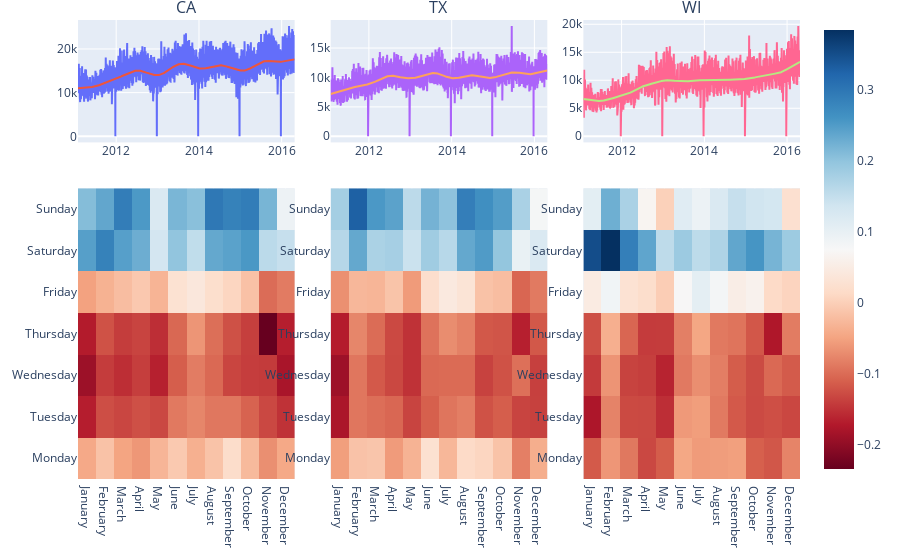

This figure's notebook cell:
### Markdown cell above
### Seasonality on sales per state

### Code cell
def plot_seasonality_state(df):
    df_plot = df.groupby(['date', 'state_id'], as_index=False).sold_qty.sum()
    lowess = sm.nonparametric.lowess
    
    fig = make_subplots(
        rows=3, cols=3, 
        specs=[[{}, {}, {}],
               [{'rowspan':2}, {'rowspan':2}, {'rowspan':2}],
               [None, None, None]],
        horizontal_spacing = 0.05,
        vertical_spacing = 0.1,
        subplot_titles=df_plot.state_id.unique()
    )
    
    for i, state in enumerate(df_plot.state_id.unique()):
        df_state = df_plot.loc[df_plot.state_id == state].copy()
        
        df_state['trend'] = lowess(df_state.sold_qty, df_state.date, frac=1./ 6, it=0, return_sorted=False)

        fig.add_trace(
            go.Scatter(
                x=df_state.date, y=df_state.sold_qty,
                mode='lines',
                name='sales',
                showlegend=False
            ),
            row=1, col=i+1
        )
        fig.add_trace(
            go.Scatter(
                x=df_state.date, y=df_state.trend,
                mode='lines',
                name='trend',
                showlegend=False
            ),
            row=1, col=i+1
        )
        
        df_state['relative_sales'] = (df_state.sold_qty - df_state.trend) / df_state.trend
        df_state['month'] = df_state.date.dt.month_name()
        df_state['wday'] = df_state.date.dt.day_name()
        df_heatmap = df_state.groupby(['month', 'wday'], as_index=False).relative_sales.mean().pivot(index='wday', columns='month', values='relative_sales')
        df_heatmap = df_heatmap.loc[
            ['Monday', 'Tuesday', 'Wednesday', 'Thursday', 'Friday', 'Saturday', 'Sunday'],
            ['January', 'February', 'March', 'April', 'May', 'June', 'July', 'August', 'September', 'October', 'November', 'December']
        ]

        fig.add_trace(
            go.Heatmap(
                z=df_heatmap,
                x=df_heatmap.columns.to_list(),
                y=df_heatmap.index.to_list(),
                name=state,
                coloraxis='coloraxis',
                showlegend=False
            ),
            row=2, col=i+1
        )
    
    fig.update_layout(
        hovermode="x unified",
        coloraxis = {'colorscale':'RdBu'},
        height=600,
        margin=dict(l=20, r=20, t=20, b=20),
    )
    fig.show()

plot_seasonality_state(df)

### Figure 1 — Plotly figure (JSON) as saved in the notebook; plotly's stock layout.template omitted (floating-point values rounded to 4 significant figures; data arrays with more than 128 entries replaced by an {"elided": "..."} marker saying what was removed)
{"data": [{"mode": "lines", "name": "sales", "showlegend": false, "type": "scatter", "x": {"elided": "1913 str values"}, "xaxis": "x", "y": {"elided": "1913 int values"}, "yaxis": "y"}, {"mode": "lines", "name": "trend", "showlegend": false, "type": "scatter", "x": {"elided": "1913 str values"}, "xaxis": "x", "y": {"elided": "1913 float values"}, "yaxis": "y"}, {"coloraxis": "coloraxis", "name": "CA", "showlegend": false, "type": "heatmap", "x": ["January", "February", "March", "April", "May", "June", "July", "August", "September", "October", "November", "December"], "xaxis": "x4", "y": ["Monday", "Tuesday", "Wednesday", "Thursday", "Friday", "Saturday", "Sunday"], "yaxis": "y4", "z": [[-0.04353, -0.01511, -0.0484, -0.06143, -0.03013, -0.007361, -0.03635, -0.01425, 0.01864, -0.0249, -0.06828, -0.0438], [-0.1674, -0.1253, -0.1325, -0.1237, -0.1309, -0.08789, -0.07657, -0.08982, -0.08949, -0.1072, -0.1306, -0.1496], [-0.1898, -0.141, -0.1536, -0.1393, -0.1648, -0.1121, -0.0851, -0.1026, -0.1331, -0.1402, -0.1424, -0.179], [-0.1698, -0.1223, -0.1407, -0.1344, -0.1528, -0.1034, -0.06243, -0.09703, -0.1235, -0.1387, -0.2338, -0.1669], [-0.05087, -0.03378, -0.02055, -0.0085, -0.03116, 0.02777, 0.03975, 0.021, 0.007941, -0.01608, -0.0991, -0.08578], [0.2454, 0.284, 0.2453, 0.2276, 0.1321, 0.1989, 0.1531, 0.2346, 0.2421, 0.2546, 0.1586, 0.1475], [0.2089, 0.2364, 0.2902, 0.2533, 0.1225, 0.2175, 0.2048, 0.2972, 0.2842, 0.2907, 0.2187, 0.09205]]}, {"mode": "lines", "name": "sales", "showlegend": false, "type": "scatter", "x": {"elided": "1913 str values"}, "xaxis": "x2", "y": {"elided": "1913 int values"}, "yaxis": "y2"}, {"mode": "lines", "name": "trend", "showlegend": false, "type": "scatter", "x": {"elided": "1913 str values"}, "xaxis": "x2", "y": {"elided": "1913 float values"}, "yaxis": "y2"}, {"coloraxis": "coloraxis", "name": "TX", "showlegend": false, "type": "heatmap", "x": ["January", "February", "March", "April", "May", "June", "July", "August", "September", "October", "November", "December"], "xaxis": "x5", "y": ["Monday", "Tuesday", "Wednesday", "Thursday", "Friday", "Saturday", "Sunday"], "yaxis": "y5", "z": [[-0.05407, -0.01486, -0.01156, -0.0572, -0.0322, 0.02552, -0.02791, 0.01434, 0.007876, -0.01416, -0.08229, -0.03869], [-0.1779, -0.09069, -0.09784, -0.1036, -0.134, -0.1101, -0.09142, -0.08335, -0.1222, -0.1116, -0.1342, -0.137], [-0.1893, -0.09017, -0.1162, -0.1312, -0.1499, -0.1023, -0.1005, -0.1005, -0.1357, -0.1223, -0.0963, -0.1375], [-0.1694, -0.07645, -0.09923, -0.1298, -0.1497, -0.09406, -0.07023, -0.081, -0.117, -0.1201, -0.1656, -0.1173], [-0.06774, -0.02736, -0.02977, -0.01338, -0.05768, 0.02069, 0.04368, 0.03308, -0.01508, -0.0209, -0.1046, -0.08685], [0.1631, 0.2346, 0.1737, 0.1789, 0.1422, 0.1852, 0.162, 0.2345, 0.2505, 0.197, 0.09723, 0.1216], [0.1808, 0.3283, 0.2536, 0.2415, 0.1571, 0.2216, 0.2016, 0.2884, 0.2661, 0.248, 0.1755, 0.07985]]}, {"mode": "lines", "name": "sales", "showlegend": false, "type": "scatter", "x": {"elided": "1913 str values"}, "xaxis": "x3", "y": {"elided": "1913 int values"}, "yaxis": "y3"}, {"mode": "lines", "name": "trend", "showlegend": false, "type": "scatter", "x": {"elided": "1913 str values"}, "xaxis": "x3", "y": {"elided": "1913 float values"}, "yaxis": "y3"}, {"coloraxis": "coloraxis", "name": "WI", "showlegend": false, "type": "heatmap", "x": ["January", "February", "March", "April", "May", "June", "July", "August", "September", "October", "November", "December"], "xaxis": "x6", "y": ["Monday", "Tuesday", "Wednesday", "Thursday", "Friday", "Saturday", "Sunday"], "yaxis": "y6", "z": [[-0.1152, -0.06174, -0.08888, -0.1308, -0.1132, -0.04544, -0.05775, -0.05597, -0.05285, -0.1101, -0.1181, -0.07824], [-0.1763, -0.07862, -0.1294, -0.1302, -0.1528, -0.05928, -0.05508, -0.08728, -0.1161, -0.1288, -0.1248, -0.1315], [-0.1431, -0.06389, -0.1352, -0.1388, -0.1627, -0.08751, -0.06917, -0.08355, -0.1132, -0.1287, -0.1019, -0.1146], [-0.1253, -0.03716, -0.1049, -0.1419, -0.1412, -0.08284, -0.04632, -0.08789, -0.09243, -0.1176, -0.1747, -0.08523], [0.04776, 0.08602, 0.02831, 0.01918, -0.002769, 0.07348, 0.1059, 0.08168, 0.05293, 0.06261, 0.01391, 0.005773], [0.3503, 0.3838, 0.288, 0.2381, 0.1558, 0.1886, 0.1568, 0.1713, 0.2365, 0.2575, 0.2199, 0.1878], [0.1068, 0.2263, 0.1753, 0.06751, 0.001414, 0.1124, 0.09322, 0.1223, 0.1478, 0.1371, 0.1312, 0.02496]]}], "layout": {"annotations": [{"font": {"size": 16}, "showarrow": false, "text": "CA", "x": 0.15, "xanchor": "center", "xref": "paper", "y": 1, "yanchor": "bottom", "yref": "paper"}, {"font": {"size": 16}, "showarrow": false, "text": "TX", "x": 0.5, "xanchor": "center", "xref": "paper", "y": 1, "yanchor": "bottom", "yref": "paper"}, {"font": {"size": 16}, "showarrow": false, "text": "WI", "x": 0.85, "xanchor": "center", "xref": "paper", "y": 1, "yanchor": "bottom", "yref": "paper"}], "autosize": true, "coloraxis": {"colorscale": [[0, "rgb(103,0,31)"], [0.1, "rgb(178,24,43)"], [0.2, "rgb(214,96,77)"], [0.3, "rgb(244,165,130)"], [0.4, "rgb(253,219,199)"], [0.5, "rgb(247,247,247)"], [0.6, "rgb(209,229,240)"], [0.7, "rgb(146,197,222)"], [0.8, "rgb(67,147,195)"], [0.9, "rgb(33,102,172)"], [1, "rgb(5,48,97)"]]}, "hovermode": "x unified", "margin": {"b": 20, "l": 20, "r": 20, "t": 20}, "xaxis": {"anchor": "y", "autorange": true, "domain": [0, 0.3], "range": ["2011-01-29", "2016-04-24"], "type": "date"}, "xaxis2": {"anchor": "y2", "autorange": true, "domain": [0.35, 0.65], "range": ["2011-01-29", "2016-04-24"], "type": "date"}, "xaxis3": {"anchor": "y3", "autorange": true, "domain": [0.7, 1], "range": ["2011-01-29", "2016-04-24"], "type": "date"}, "xaxis4": {"anchor": "y4", "autorange": true, "domain": [0, 0.3], "range": [-0.5, 11.5], "type": "category"}, "xaxis5": {"anchor": "y5", "autorange": true, "domain": [0.35, 0.65], "range": [-0.5, 11.5], "type": "category"}, "xaxis6": {"anchor": "y6", "autorange": true, "domain": [0.7, 1], "range": [-0.5, 11.5], "type": "category"}, "yaxis": {"anchor": "x", "autorange": true, "domain": [0.7333, 1], "range": [-1396.0, 26630.0], "type": "linear"}, "yaxis2": {"anchor": "x2", "autorange": true, "domain": [0.7333, 1], "range": [-1039.0, 19770.0], "type": "linear"}, "yaxis3": {"anchor": "x3", "autorange": true, "domain": [0.7333, 1], "range": [-1092.0, 20760.0], "type": "linear"}, "yaxis4": {"anchor": "x4", "autorange": true, "domain": [0, 0.6333], "range": [-0.5, 6.5], "type": "category"}, "yaxis5": {"anchor": "x5", "autorange": true, "domain": [0, 0.6333], "range": [-0.5, 6.5], "type": "category"}, "yaxis6": {"anchor": "x6", "autorange": true, "domain": [0, 0.6333], "range": [-0.5, 6.5], "type": "category"}}}
